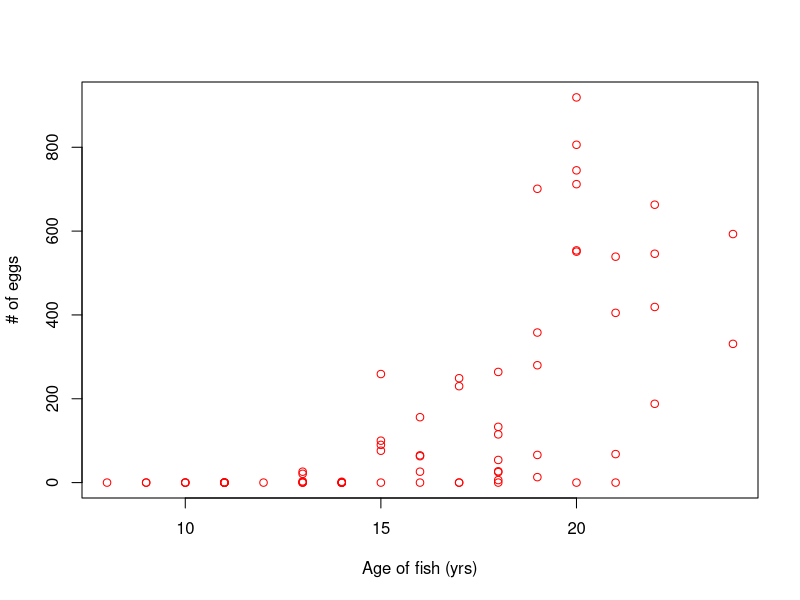
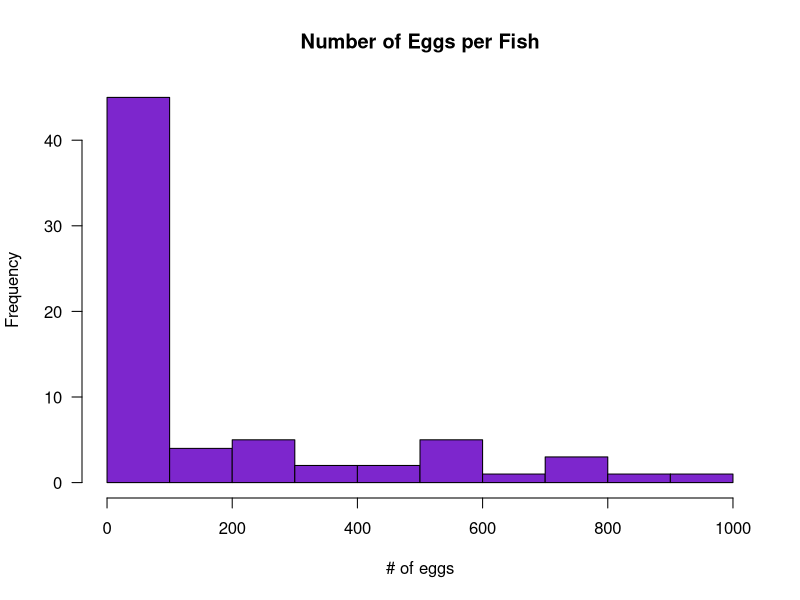

Write R code to recreate these figures, in order.
#------ Alicia's Section-------
# GLM
setwd("~/Desktop/GitHub/DA.GLM.fish") #Alicia's Directory
fish <- read.csv("data.fish.csv", stringsAsFactors = FALSE)
View(fish)

#Check the data layout
str(fish)
head(fish)

#
f1 <- fish[fish$year == 2011, ]

plot(fish$age[fish$year == "2011"], fish$number.eggs[fish$year == "2011"], col = "red", xlab = "Age of fish (yrs)", ylab = "# of eggs")

hist(f1$number.eggs, col = "Purple3", xlab = "# of eggs", main = "Number of Eggs per Fish", las = 1)



#-------- Devon's Section---------